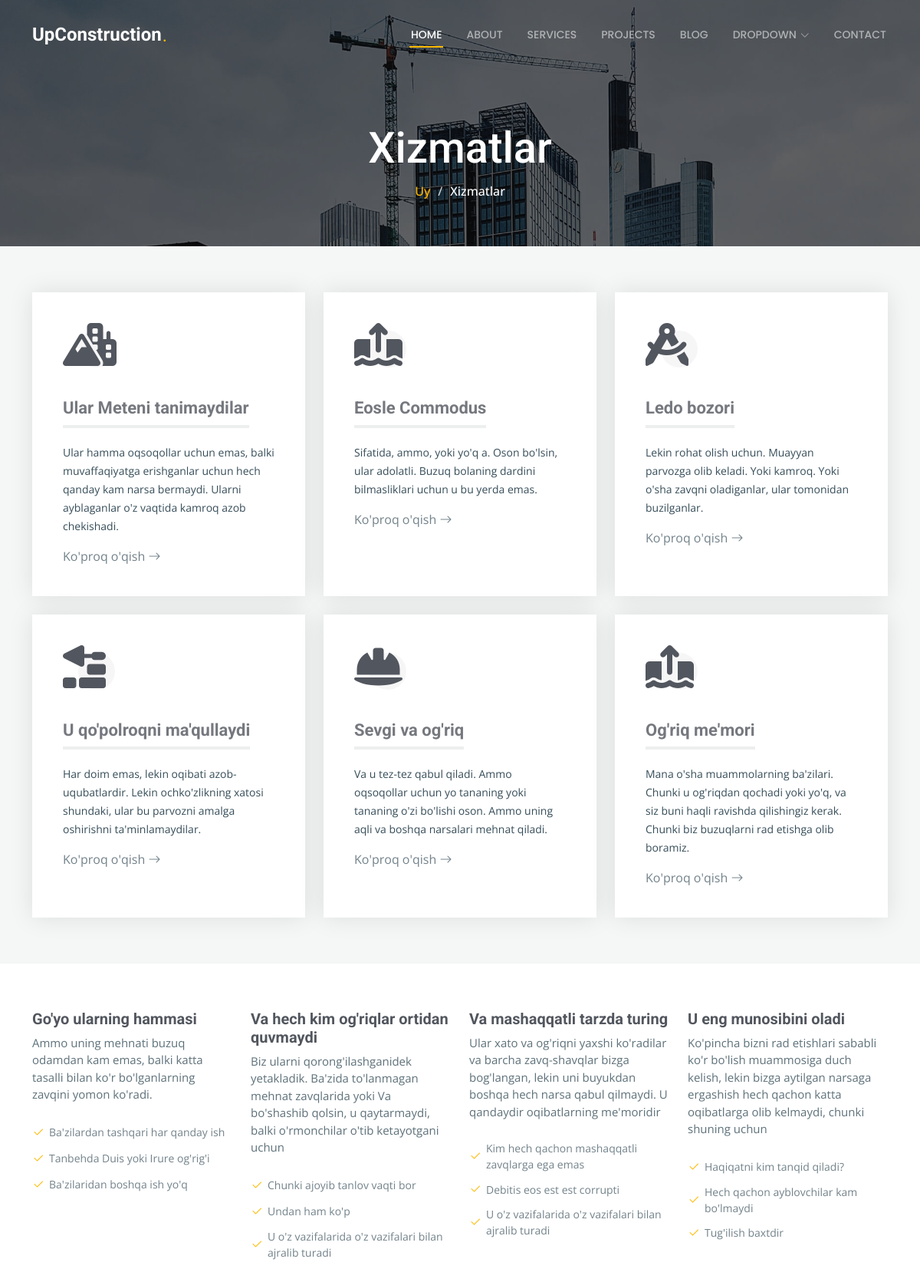
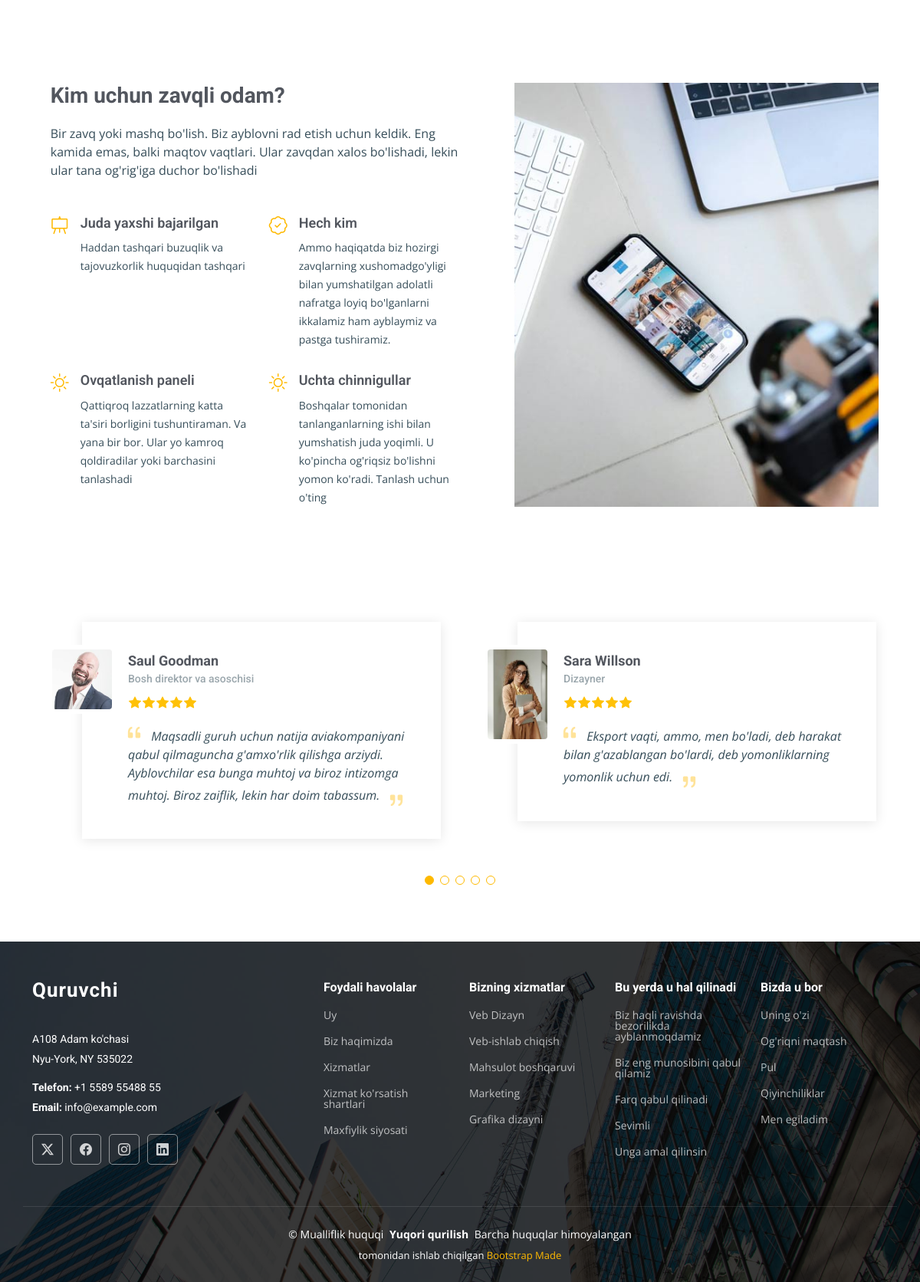
Page /services/ on the committed database (2 pictures, top to bottom).
### main/models.py (models this page shows, shortened)
class Service(models.Model):
    icon = models.CharField(max_length=90)
    nomi = models.CharField(max_length=90)
    text = models.TextField()
    tugma = models.CharField(max_length=90)

class Omnis(models.Model):
    nomi = models.CharField(max_length=90)
    text = models.TextField()
    text1 = models.TextField()
    text2 = models.TextField()
    text3 = models.TextField()

class Enim(models.Model):
    rasm = models.ImageField(upload_to='media/')
    icon = models.CharField(max_length=90)
    nomi1 = models.CharField(max_length=90)
    text1 = models.TextField()

class Test(models.Model):
    rasm = models.ImageField(upload_to='media/')
    ism = models.CharField(max_length=90)
    ish = models.CharField(max_length=90)
    text = models.TextField()

### main/views.py (the view)
# urls.py: path('services/',Services),
def Services(request):
    context = {
        'service':Service.objects.all(),
        'omnis':Omnis.objects.all(),
        'enim':Enim.objects.all(),
        'test':Test.objects.all(),
    }
    return render(request, 'services.html',context)

### templates/services.html (shortened to what this page needs)
{% extends "base.html"%}
{% load static %}
{% block content %}
  <main class="main">
    <div class="page-title dark-background" style="background-image: url(assets/img/page-title-bg.jpg);">
      <div class="container position-relative">
        <h1>Xizmatlar</h1>
        <nav class="breadcrumbs">
          <ol>
            <li><a href="index.html">Uy</a></li>
            <li class="current">Xizmatlar</li>
          </ol>
        </nav>
      </div>
    </div>
    <section id="services" class="services section light-background">
      <div class="container">
        <div class="row gy-4">
          {% for i in service %}
          <div class="col-lg-4 col-md-6" data-aos="fade-up" data-aos-delay="100">
            <div class="service-item  position-relative">
                <div class="icon">
                  <i class="{{i.icon}}"></i>
              </div>
              <h3>{{i.nomi}}</h3>
              <p>{{i.text}}</p>
              <a href="#" class="readmore stretched-link">{{i.tugma}} <i class="bi bi-arrow-right"></i></a>
            </div>
          </div>
          {% endfor %}
        </div>
      </div>
    </section>
    <section id="features-cards" class="features-cards section">
      <div class="container">
        <div class="row gy-4">
          {% for i in omnis %}
          <div class="col-lg-3 col-md-6" data-aos="fade-up" data-aos-delay="100">
            <h3>{{i.nomi}}</h3>
            <p>{{i.text}}</p>
            <ul class="list-unstyled">
              <li><i class="bi bi-check2"></i> <span>{{i.text1}}</span></li>
              <li><i class="bi bi-check2"></i> <span>{{i.text2}}</span></li>
              <li><i class="bi bi-check2"></i> <span>{{i.text3}}</span></li>
            </ul>
          </div>
          {% endfor %}
        </div>
      </div>
    </section>
    <section id="alt-services-2" class="alt-services-2 section">
      <div class="container">
        <div class="row justify-content-around gy-4">
          <div class="col-lg-6 d-flex flex-column justify-content-center order-2 order-lg-1" data-aos="fade-up" data-aos-delay="100">
            <h3>Kim uchun zavqli odam?</h3>
            <p>Bir zavq yoki mashq bo'lish. Biz ayblovni rad etish uchun keldik. Eng kamida emas, balki maqtov vaqtlari. Ular zavqdan xalos bo'lishadi, lekin ular tana og'rig'iga duchor bo'lishadi</p>
            <div class="row">
              {% for i in enim %}
              <div class="col-lg-6 icon-box d-flex">
                <i class="{{i.icon}}"></i>
                <div>
                  <h4>{{i.nomi1}}</h4>
                  <p>{{i.text1}} </p>
                </div>
              </div>
              {% endfor %}
            </div>
          </div>
          <div class="features-image col-lg-5 order-1 order-lg-2" data-aos="fade-up" data-aos-delay="200">
            <img src="{% static 'assets/img/features-3-2.jpg'%}" alt="">
          </div>
        </div>
      </div>
    </section>
    <section id="testimonials" class="testimonials section">
      <div class="container" data-aos="fade-up" data-aos-delay="100">
        <div class="swiper init-swiper">
          <div class="swiper-wrapper">
            {% for i in test %}
            <div class="swiper-slide">
              <div class="testimonial-wrap">
                <div class="testimonial-item">
                  <img src="{{i.rasm.url}}" class="testimonial-img" alt="">
                  <h3>{{i.ism}}</h3>
                  <h4>{{i.ish}}</h4>
                  <div class="stars">
                    <i class="bi bi-star-fill"></i><i class="bi bi-star-fill"></i><i class="bi bi-star-fill"></i><i class="bi bi-star-fill"></i><i class="bi bi-star-fill"></i>
                  </div>
                  <p>
                    <i class="bi bi-quote quote-icon-left"></i>
                    <span>{{i.text}}</span>
                    <i class="bi bi-quote quote-icon-right"></i>
                  </p>
                </div>
              </div>
            </div>
            {% endfor %}
          </div>
          <div class="swiper-pagination"></div>
        </div>
      </div>
    </section>
  </main>
{% endblock content %}

### rows in the picture
Service: nomi "Ular Meteni tanimaydilar", text "Ular hamma oqsoqollar uchun emas, balki muvaffaqiyatga erishganlar uchun hech qanday kam narsa bermaydi. Ularni ayblaganlar o'z vaqtida kamroq azob chekishadi.", tugma "Ko'proq o'qish"
Service: nomi "Eosle Commodus", text "Sifatida, ammo, yoki yo'q a. Oson bo'lsin, ular adolatli. Buzuq bolaning dardini bilmasliklari uchun u bu yerda emas.", tugma "Ko'proq o'qish"
Service: nomi "Ledo bozori", text "Lekin rohat olish uchun. Muayyan parvozga olib keladi. Yoki kamroq. Yoki o'sha zavqni oladiganlar, ular tomonidan buzilganlar.", tugma "Ko'proq o'qish"
Service: nomi "U qo'polroqni ma'qullaydi", text "Har doim emas, lekin oqibati azob-uqubatlardir. Lekin ochko'zlikning xatosi shundaki, ular bu parvozni amalga oshirishni ta'minlamaydilar.", tugma "Ko'proq o'qish"
Service: nomi "Sevgi va og'riq", text "Va u tez-tez qabul qiladi. Ammo oqsoqollar uchun yo tananing yoki tananing o'zi bo'lishi oson. Ammo uning aqli va boshqa narsalari mehnat qiladi.", tugma "Ko'proq o'qish"
Service: nomi "Og'riq me'mori", text "Mana o'sha muammolarning ba'zilari. Chunki u og'riqdan qochadi yoki yo'q, va siz buni haqli ravishda qilishingiz kerak. Chunki biz buzuqlarni rad etishga olib boramiz.", tugma "Ko'proq o'qish"
Omnis: nomi "Go'yo ularning hammasi", text "Ammo uning mehnati buzuq odamdan kam emas, balki katta tasalli bilan ko'r bo'lganlarning zavqini yomon ko'radi.", text1 "Ba'zilardan tashqari har qanday ish", text2 "Tanbehda Duis yoki Irure og'rig'i", text3 "Ba'zilaridan boshqa ish yo'q"
Omnis: nomi "Va hech kim og'riqlar ortidan quvmaydi", text "Biz ularni qorong'ilashganidek yetakladik. Ba'zida to'lanmagan mehnat zavqlarida yoki Va bo'shashib qolsin, u qaytarmaydi, balki o'rmonchilar o'tib ketayotgani uchun", text1 "Chunki ajoyib tanlov vaqti bor", text2 "Undan ham ko'p", text3 "U o'z vazifalarida o'z vazifalari bilan ajralib turadi"
Omnis: nomi "Va mashaqqatli tarzda turing", text "Ular xato va og'riqni yaxshi ko'radilar va barcha zavq-shavqlar bizga bog'langan, lekin uni buyukdan boshqa hech narsa qabul qilmaydi. U qandaydir oqibatlarning me'moridir", text1 "Kim hech qachon mashaqqatli zavqlarga ega emas", text2 "Debitis eos est est corrupti", text3 "U o'z vazifalarida o'z vazifalari bilan ajralib turadi"
Omnis: nomi "U eng munosibini oladi", text "Ko'pincha bizni rad etishlari sababli ko'r bo'lish muammosiga duch kelish, lekin bizga aytilgan narsaga ergashish hech qachon katta oqibatlarga olib kelmaydi, chunki shuning uchun", text1 "Haqiqatni kim tanqid qiladi?", text2 "Hech qachon ayblovchilar kam bo'lmaydi", text3 "Tug'ilish baxtdir"
Enim: nomi1 "Juda yaxshi bajarilgan", text1 "Haddan tashqari buzuqlik va tajovuzkorlik huquqidan tashqari"
Enim: nomi1 "Hech kim", text1 "Ammo haqiqatda biz hozirgi zavqlarning xushomadgo'yligi bilan yumshatilgan adolatli nafratga loyiq bo'lganlarni ikkalamiz ham ayblaymiz va pastga tushiramiz."
Enim: nomi1 "Ovqatlanish paneli", text1 "Qattiqroq lazzatlarning katta ta'siri borligini tushuntiraman. Va yana bir bor. Ular yo kamroq qoldiradilar yoki barchasini tanlashadi"
Enim: nomi1 "Uchta chinnigullar", text1 "Boshqalar tomonidan tanlanganlarning ishi bilan yumshatish juda yoqimli. U ko'pincha og'riqsiz bo'lishni yomon ko'radi. Tanlash uchun o'ting"
Test: rasm (picture), ism "Saul Goodman", ish "Bosh direktor va asoschisi", text "Maqsadli guruh uchun natija aviakompaniyani qabul qilmaguncha g'amxo'rlik qilishga arziydi. Ayblovchilar esa bunga muhtoj va biroz intizomga muhtoj. Biroz zaiflik, lekin har doim tabassum."
Test: rasm (picture), ism "Sara Willson", ish "Dizayner", text "Eksport vaqti, ammo, men bo'ladi, deb harakat bilan g'azablangan bo'lardi, deb yomonliklarning yomonlik uchun edi."
